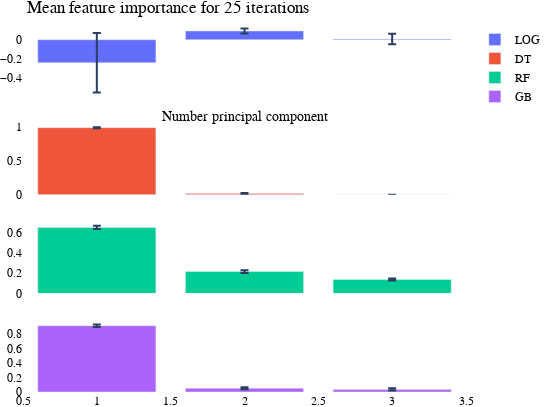

Notebook cell for this chart:
### Code cell
visualize.plot_important_features(SupervisedModels,
                               X = trainingData.drop(["material_id", "full_formula"], axis=1),
                               k = numberSplits, 
                               n = numberRuns,                                      
                     prettyNames = prettyNames,
                           numPC = numberOfPrincipalComponents,
                        approach = InsertApproach,
                         numFeat = 10)

### Figure 1 — Plotly figure (JSON) as saved in the notebook; plotly's stock layout.template omitted (floating-point values rounded to 4 significant figures)
{"data": [{"error_y": {"array": [0.3132, 0.02541, 0.05485], "type": "data"}, "name": "LOG ", "type": "bar", "x": [1, 2, 3], "xaxis": "x", "y": [-0.242, 0.09237, 0.007933], "yaxis": "y"}, {"error_y": {"array": [0.007135, 0.007135, 0], "type": "data"}, "name": "DT ", "type": "bar", "x": [1, 2, 3], "xaxis": "x2", "y": [0.9819, 0.0181, 0], "yaxis": "y2"}, {"error_y": {"array": [0.01592, 0.01288, 0.008728], "type": "data"}, "name": "RF ", "type": "bar", "x": [1, 2, 3], "xaxis": "x3", "y": [0.6489, 0.2145, 0.1365], "yaxis": "y3"}, {"error_y": {"array": [0.01735, 0.01277, 0.01523], "type": "data"}, "name": "GB ", "type": "bar", "x": [1, 2, 3], "xaxis": "x4", "y": [0.9125, 0.05154, 0.03597], "yaxis": "y4"}], "layout": {"autosize": false, "barmode": "group", "font": {"color": "Black", "family": "Palatino", "size": 12}, "height": 407.3, "margin": {"b": 0, "l": 0, "r": 0, "t": 25}, "paper_bgcolor": "rgba(0, 0, 0, 0)", "plot_bgcolor": "rgba(0, 0, 0, 0)", "title": {"text": "Mean feature importance for 25 iterations"}, "width": 548.2, "xaxis": {"anchor": "y", "domain": [0, 1], "matches": "x4", "showticklabels": false, "title": {"text": "Number principal component"}}, "xaxis2": {"anchor": "y2", "domain": [0, 1], "matches": "x4", "showticklabels": false}, "xaxis3": {"anchor": "y3", "domain": [0, 1], "matches": "x4", "showticklabels": false}, "xaxis4": {"anchor": "y4", "domain": [0, 1]}, "yaxis": {"anchor": "x", "domain": [0.8063, 1]}, "yaxis2": {"anchor": "x2", "domain": [0.5375, 0.7312]}, "yaxis3": {"anchor": "x3", "domain": [0.2687, 0.4625]}, "yaxis4": {"anchor": "x4", "domain": [0, 0.1938]}}}
